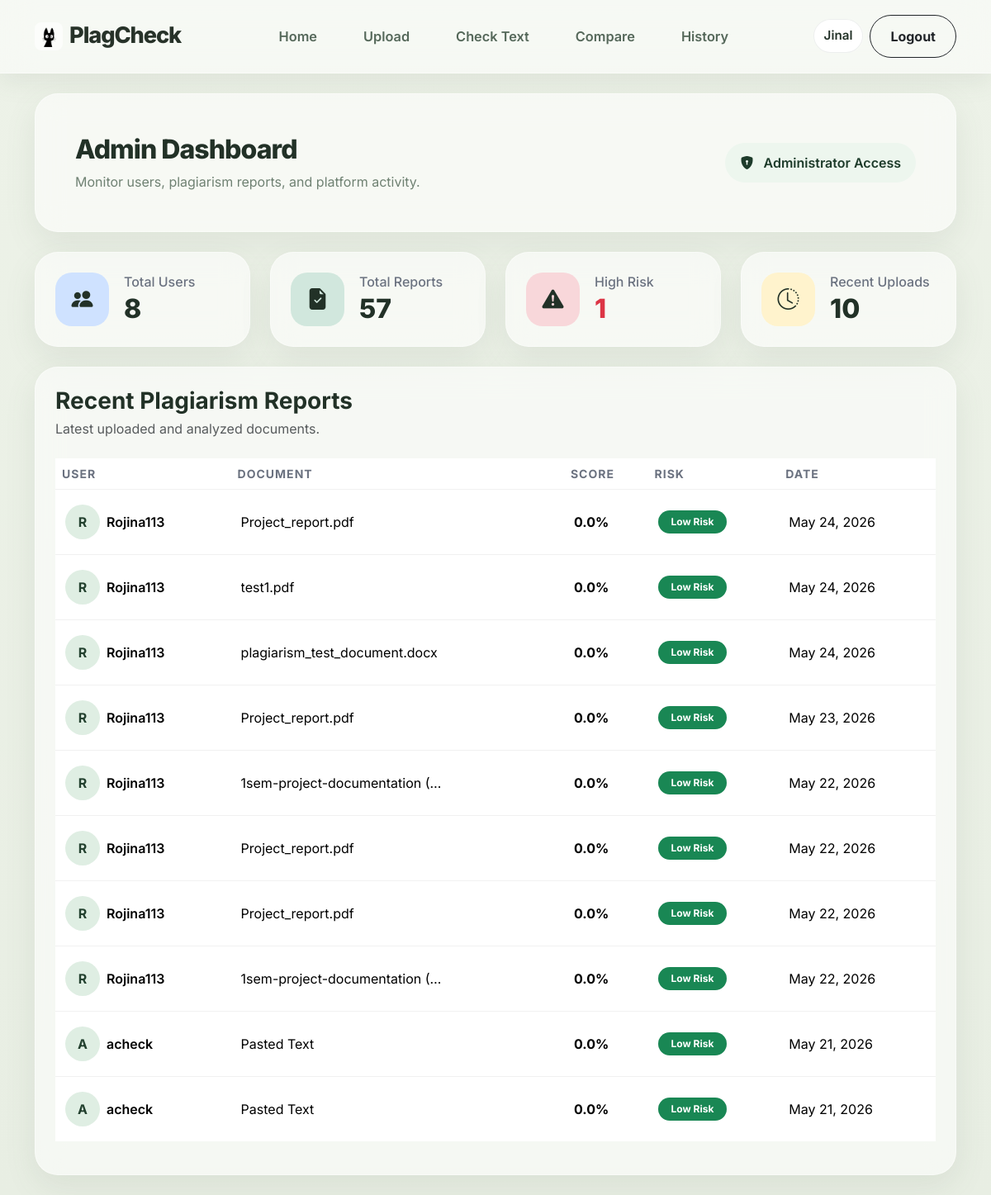
/admin-dashboard/ (signed in), run on the app's committed database.
### plagiarismchecker/models.py (models this page shows, shortened)
class StoredDocument(models.Model):
    RISK_CHOICES = [
        ('low', 'Low'),
        ('medium', 'Medium'),
        ('high', 'High'),
    ]
    plagiarism_score = models.FloatField(default=0)
    user = models.ForeignKey(
        User,
        on_delete=models.CASCADE
    )
    filename = models.CharField(
        max_length=255
    )
    content = models.TextField()
    overall_similarity_score = models.FloatField(
        default=0
    )
    risk_level = models.CharField(
        max_length=10,
        choices=RISK_CHOICES,
        default='low'
    )
    created_at = models.DateTimeField(
        auto_now_add=True
    )

### plagiarismchecker/views.py (the view)
# urls.py: path('admin-dashboard/', admin_dashboard, name='admin_dashboard'),
@staff_member_required
def admin_dashboard(request):
    users = User.objects.all().count()
    reports = StoredDocument.objects.all().order_by('-created_at')
    total_reports = reports.count()
    high_risk = reports.filter(
        plagiarism_score__gte=70
    ).count()
    context = {
        'users': users,
        'reports': reports[:10],
        'total_reports': total_reports,
        'high_risk': high_risk,
    }
    return render(
        request,
        'pc/admin_dashboard.html',
        context
    )

### plagiarismchecker/templates/pc/admin_dashboard.html (shortened to what this page needs)
{% extends "base.html" %}
{% block content %}
<div class="container py-4">
    <div class="glass-card p-4 p-md-5 mb-4">
        <div class="d-flex justify-content-between align-items-center flex-wrap gap-3">
            <div>
                <h1 class="section-title mb-2">
                    Admin Dashboard
                </h1>
                <p class="section-subtitle mb-0">
                    Monitor users, plagiarism reports, and platform activity.
                </p>
            </div>
            <div class="admin-badge">
                <i class="bi bi-shield-lock-fill me-2"></i>
                Administrator Access
            </div>
        </div>
    </div>
    <div class="row g-4 mb-4">
        <div class="col-lg-3 col-md-6">
            <div class="glass-card stat-card p-4">
                <div class="stat-icon bg-primary-subtle">
                    <i class="bi bi-people-fill"></i>
                </div>
                <div class="stat-content">
                    <h6>Total Users</h6>
                    <h2>{{ users }}</h2>
                </div>
            </div>
        </div>
        <div class="col-lg-3 col-md-6">
            <div class="glass-card stat-card p-4">
                <div class="stat-icon bg-success-subtle">
                    <i class="bi bi-file-earmark-check-fill"></i>
                </div>
                <div class="stat-content">
                    <h6>Total Reports</h6>
                    <h2>{{ total_reports }}</h2>
                </div>
            </div>
        </div>
        <div class="col-lg-3 col-md-6">
            <div class="glass-card stat-card p-4">
                <div class="stat-icon bg-danger-subtle">
                    <i class="bi bi-exclamation-triangle-fill"></i>
                </div>
                <div class="stat-content">
                    <h6>High Risk</h6>
                    <h2 class="text-danger">
                        {{ high_risk }}
                    </h2>
                </div>
            </div>
        </div>
        <div class="col-lg-3 col-md-6">
            <div class="glass-card stat-card p-4">
                <div class="stat-icon bg-warning-subtle">
                    <i class="bi bi-clock-history"></i>
                </div>
                <div class="stat-content">
                    <h6>Recent Uploads</h6>
                    <h2>{{ reports|length }}</h2>
                </div>
            </div>
        </div>
    </div>
    <div class="glass-card p-4">
        <div class="d-flex justify-content-between align-items-center mb-4">
            <div>
                <h3 class="fw-bold mb-1">
                    Recent Plagiarism Reports
                </h3>
                <p class="text-muted mb-0">
                    Latest uploaded and analyzed documents.
                </p>
            </div>
        </div>
        <div class="table-responsive">
            <table class="table align-middle admin-table">
                <thead>
                    <tr>
                        <th>User</th>
                        <th>Document</th>
                        <th>Score</th>
                        <th>Risk</th>
                        <th>Date</th>
                    </tr>
                </thead>
                <tbody>
                    {% for report in reports %}
                    <tr>
                        <td>
                            <div class="d-flex align-items-center gap-2">
                                <div class="user-avatar">
                                    {{ report.user.username|first|upper }}
                                </div>
                                <span class="fw-semibold">
                                    {{ report.user.username }}
                                </span>
                            </div>
                        </td>
                        <td>
                            <div class="doc-name">
                                {{ report.filename }}
                            </div>
                        </td>
                        <td>
                            <strong>
                                {{ report.plagiarism_score }}%
                            </strong>
                        </td>
                        <td>
                            {% if report.plagiarism_score >= 70 %}
                            <span class="badge bg-danger rounded-pill px-3 py-2">
                                High Risk
                            </span>
                            {% elif report.plagiarism_score >= 40 %}
                            <span class="badge bg-warning text-dark rounded-pill px-3 py-2">
                                Medium Risk
                            </span>
                            {% else %}
                            <span class="badge bg-success rounded-pill px-3 py-2">
                                Low Risk
                            </span>
                            {% endif %}
                        </td>
                        <td>
                            {{ report.created_at|date:"M d, Y" }}
                        </td>
                    </tr>
                    {% empty %}
                    <tr>
                        <td colspan="5" class="text-center py-5 text-muted">
                            No reports available yet.
                        </td>
                    </tr>
                    {% endfor %}
                </tbody>
            </table>
        </div>
    </div>
</div>
{% endblock %}

### plagiarismchecker/templates/base.html (shortened to what this page needs)
{% load static %}
<!DOCTYPE html>
<html lang="en">
<head>
    {% load static %}
    <link rel="stylesheet" href="https://cdn.jsdelivr.net/npm/bootstrap@5.3.3/dist/css/bootstrap.min.css">
    <link rel="stylesheet" href="https://cdn.jsdelivr.net/npm/bootstrap-icons@1.11.3/font/bootstrap-icons.css">
    <link rel="stylesheet" href="{% static 'pc/app.css' %}">
</head>
<body class="app-body">
    <nav class="navbar navbar-expand-lg glass-nav sticky-top">
        <div class="container d-flex align-items-center justify-content-between">
            <a class="navbar-brand d-flex align-items-center gap-2" href="{% url 'landing' %}">
                <img src="{% static 'pc/logo.png' %}" alt="logo" class="logo-img">
                <span class="brand-text">PlagCheck</span>
            </a>
            <div class="d-none d-lg-flex gap-4 align-items-center">
                <a class="nav-link nav-glow" href="{% url 'landing' %}">Home</a>
                <a class="nav-link nav-glow" href="{% url 'filetest' %}">Upload</a>
                <a class="nav-link nav-glow" href="{% url 'test' %}">Check Text</a>
                <a class="nav-link nav-glow" href="{% url 'fileCompare' %}">Compare</a>
                <a class="nav-link" href="{% url 'history' %}">History</a>
            </div>
            <div class="d-flex align-items-center gap-2">
                {% if user.is_authenticated %}
                    <span class="user-pill">{{ user.username }}</span>
                    <a href="{% url 'logout' %}" class="btn btn-outline-dark rounded-pill px-4">Logout</a>
                {% else %}
                    <a href="{% url 'login' %}" class="btn btn-outline-dark rounded-pill px-4">Login</a>
                    <a href="{% url 'register' %}" class="btn btn-dark rounded-pill px-4">Register</a>
                {% endif %}
            </div>
        </div>
    </nav>
    <main>
        {% block content %}{% endblock %}
    </main>
</body>
</html>

### plagiarismchecker/static/pc/app.css (style rules this page uses)
:root { --bg-main: #f2f6ef; --bg-alt: #e7efe0; --panel: rgba(255, 255, 255, 0.56); --panel-strong: rgba(255, 255, 255, 0.72); --line: rgba(79, 104, 83, 0.08); --text-main: #223127; --text-soft: #55685a; --text-muted: #6f8172; --accent: #88a17d; --accent-2: #6f8b65; --accent-3: #a8b99f; --shadow-soft: 0 14px 38px rgba(88, 110, 88, 0.10); --shadow-strong: 0 24px 60px rgba(88, 110, 88, 0.14); --radius-lg: 28px; --radius-md: 20px; }
* { box-sizing: border-box; }
html, body { margin: 0; padding: 0; overflow-x: hidden; }
body.app-body { min-height: 100vh; color: var(--text-main); font-family: 'Inter', ui-sans-serif, system-ui, -apple-system, BlinkMacSystemFont, 'Segoe UI', sans-serif; background: radial-gradient(circle at 15% 18%, rgba(168, 185, 159, 0.25), transparent 20%), radial-gradient(circle at 82% 14%, rgba(136, 161, 125, 0.18), transparent 18%), linear-gradient(180deg, var(--bg-main) 0%, var(--bg-alt) 100%); }
a { text-decoration: none; }
.main-content, .navbar, .container { position: relative; z-index: 1; }
.glass-nav { background: rgba(255, 255, 255, 0.52) !important; backdrop-filter: blur(20px); -webkit-backdrop-filter: blur(20px); border-bottom: 1px solid rgba(255,255,255,0.40); box-shadow: 0 10px 30px rgba(88, 110, 88, 0.10); padding: 1rem 0; }
.brand-icon, .brand-text { color: var(--text-main); }
.brand-text { font-size: 1.8rem; font-weight: 800; letter-spacing: -0.03em; }
.navbar .nav-link { color: var(--text-soft) !important; font-weight: 600; font-size: 1.02rem; padding: .7rem 1rem !important; border-radius: 14px; transition: all .25s ease; }
.user-pill { display: inline-flex; align-items: center; padding: .8rem 1rem; border-radius: 16px; color: var(--text-main); background: rgba(255,255,255,0.45); border: 1px solid rgba(34,49,39,0.08); font-weight: 600; font-size: .95rem; backdrop-filter: blur(14px); }
.btn { border-radius: 16px; padding: .8rem 1.15rem; font-weight: 700; transition: transform .22s ease, box-shadow .22s ease, background .22s ease; }
.glass-card, .metric-card, .feature-card, .auth-shell .glass-card { background: var(--panel); border: 1px solid rgba(255,255,255,0.40); border-radius: var(--radius-lg); backdrop-filter: blur(16px); -webkit-backdrop-filter: blur(16px); box-shadow: var(--shadow-soft); color: var(--text-main); }
.section-title { font-size: 2rem; font-weight: 800; letter-spacing: -0.03em; }
.section-subtitle, .text-muted-2, small, .form-help { color: var(--text-muted) !important; }
.table-responsive { overflow-x: auto; }
.logo-img { width: 38px; height: 38px; object-fit: contain; border-radius: 10px; background: rgba(255,255,255,0.6); padding: 4px; }
.logo-img { transition: transform 0.3s ease; }
.logo-img { width: 34px; height: 34px; object-fit: cover; border-radius: 8px; }
.user-pill { padding: 6px 12px; border-radius: 20px; background: rgba(255,255,255,0.3); }

### plagiarismchecker/templates/base.html (style rules this page uses)
body.app-body { font-family: "Inter", sans-serif; background: linear-gradient(180deg, #edf2e8 0%, #e8eee3 100%); color: #1f2a22; min-height: 100vh; }
.glass-nav { background: transparent; padding: 18px 0; }
.brand-text { font-size: 1.7rem; font-weight: 800; color: #273229; letter-spacing: -0.04em; }
.nav-glow { color: #2e3c31; font-weight: 600; text-decoration: none; }
.logo-img { width: 34px; height: 34px; object-fit: cover; border-radius: 8px; }
.user-pill { padding: 8px 12px; border-radius: 999px; background: #ffffff; }

### plagiarismchecker/templates/pc/admin_dashboard.html (style rules this page uses)
.admin-badge { background:#edf6ee; color:#1d3b2a; padding:12px 18px; border-radius:999px; font-weight:600; }
.stat-card { display:flex; align-items:center; gap:18px; border-radius:28px; transition:0.3s; }
.stat-icon { width:65px; height:65px; border-radius:20px; display:flex; align-items:center; justify-content:center; font-size:26px; }
.stat-content h6 { color:#6b7280; margin-bottom:4px; }
.stat-content h2 { margin:0; font-weight:800; }
.admin-table thead th { border:none; color:#6b7280; font-size:14px; text-transform:uppercase; letter-spacing:1px; }
.admin-table tbody tr { border-top:1px solid #f1f1f1; }
.admin-table td { padding:18px 12px; border:none; }
.user-avatar { width:42px; height:42px; border-radius:50%; background:#dfeee3; color:#23412f; display:flex; align-items:center; justify-content:center; font-weight:700; }
.doc-name { max-width:250px; overflow:hidden; text-overflow:ellipsis; white-space:nowrap; }

### data on the page
StoredDocument: user.username|first "R", user.username "Rojina113", filename "Project_report.pdf", plagiarism_score "0.0", shows "Low Risk", created_at "May 24, 2026"
StoredDocument: user.username|first "R", user.username "Rojina113", filename "test1.pdf", plagiarism_score "0.0", shows "Low Risk", created_at "May 24, 2026"
StoredDocument: user.username|first "R", user.username "Rojina113", filename "plagiarism_test_document.docx", plagiarism_score "0.0", shows "Low Risk", created_at "May 24, 2026"
StoredDocument: user.username|first "R", user.username "Rojina113", filename "Project_report.pdf", plagiarism_score "0.0", shows "Low Risk", created_at "May 23, 2026"
StoredDocument: user.username|first "R", user.username "Rojina113", filename "1sem-project-documentation (…", plagiarism_score "0.0", shows "Low Risk", created_at "May 22, 2026"
StoredDocument: user.username|first "R", user.username "Rojina113", filename "Project_report.pdf", plagiarism_score "0.0", shows "Low Risk", created_at "May 22, 2026"
StoredDocument: user.username|first "R", user.username "Rojina113", filename "Project_report.pdf", plagiarism_score "0.0", shows "Low Risk", created_at "May 22, 2026"
StoredDocument: user.username|first "R", user.username "Rojina113", filename "1sem-project-documentation (…", plagiarism_score "0.0", shows "Low Risk", created_at "May 22, 2026"
StoredDocument: user.username|first "A", user.username "acheck", filename "Pasted Text", plagiarism_score "0.0", shows "Low Risk", created_at "May 21, 2026"
StoredDocument: user.username|first "A", user.username "acheck", filename "Pasted Text", plagiarism_score "0.0", shows "Low Risk", created_at "May 21, 2026"

### other printed values
{{ user.username }} "Jinal"
{{ users }} "8"
{{ total_reports }} "57"
{{ high_risk }} "1"
{{ reports|length }} "10"
